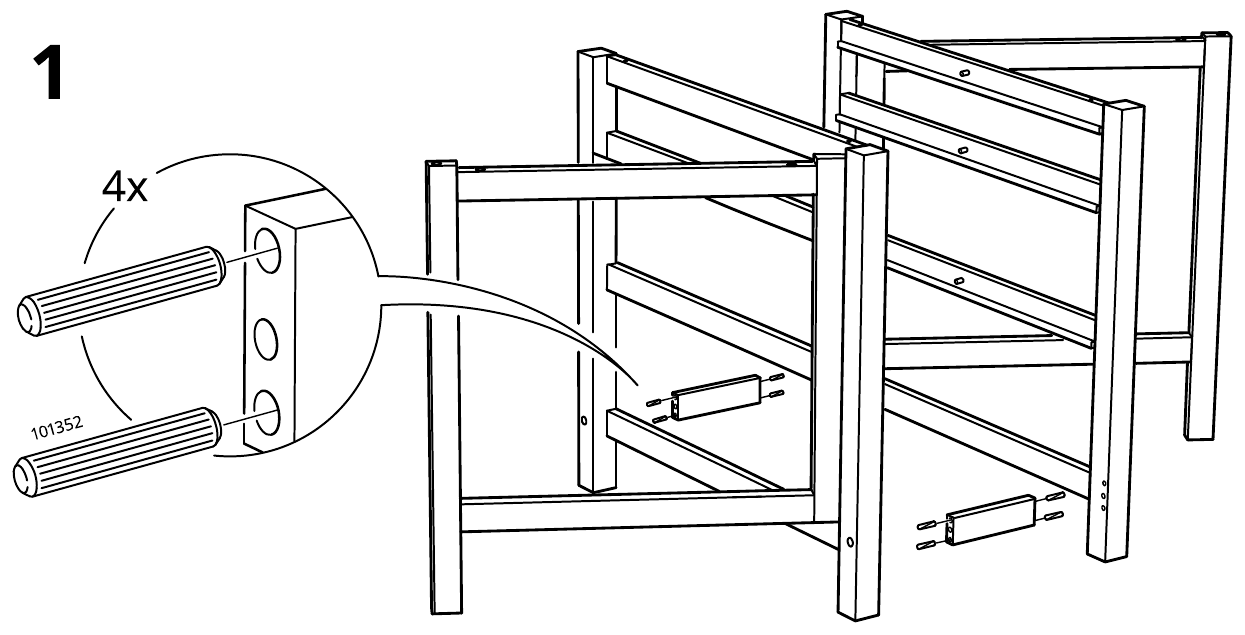
#> input picture img/s1.png, 1245 x 635 px, given in place of p-03.png, which was not available
$ python build.py
#> lines starting #> are read from the running program, lines starting #| are printed output that depends on the picture
import json,re
from PIL import Image,ImageChops
S=json.load(open('steps.json',encoding='utf8'))
#> (reads src/products/norden/steps.json from the repository)
for s in S:
    i=Image.open(f"hi/p-{s['page']:02d}.png").convert('L');w,h=i.size;x0,y0,x1,y1=s['crop'];c=i.crop((int(x0*w),int(y0*h),int(x1*w),int(y1*h)));b=ImageChops.invert(c).point(lambda v:255 if v>40 else 0).getbbox();c=c.crop((max(b[0]-12,0),max(b[1]-12,0),min(b[2]+12,c.width),min(b[3]+12,c.height)));c.quantize(16).save(f"img/s{s['id']}.png",optimize=True)
#> after `w, h = i.size`: w = 1245; h = 635
#> after `c = i.crop((int(x0 * w), int(y0 * h), int(x1 * w), int(y1 * h)))`:
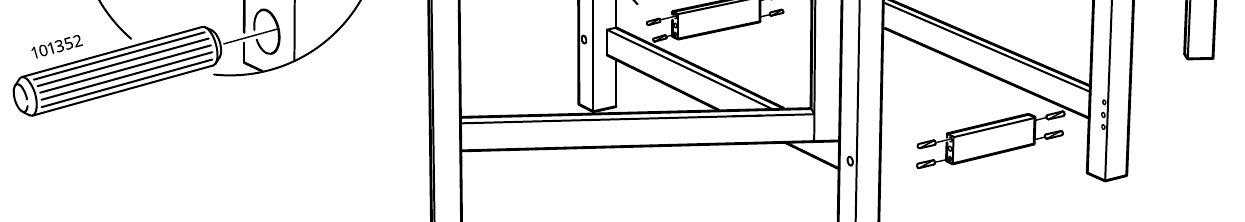
#> c: PIL image 1245x222 L; min 0, max 255, mean 236.4
#> after `b = ImageChops.invert(c).point(lambda v: 255 if v > 40 else 0).getbbox`: b = (12, 0, 1217, 222)
#> after `c = c.crop((max(b[0] - 12, 0), max(b[1] - 12, 0), min(b[2] + 12, c.wid`:
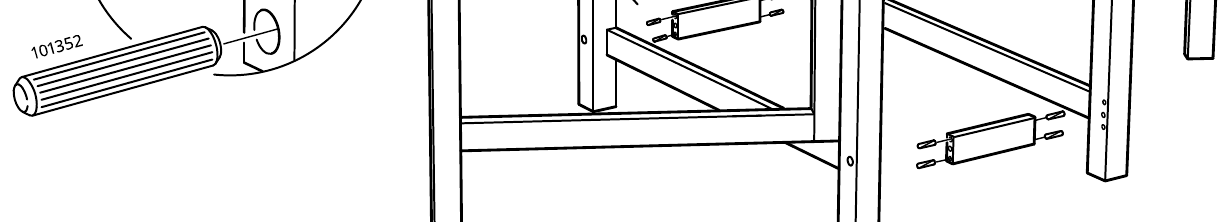
#> c: PIL image 1229x222 L; min 0, max 255, mean 236.2
#> pass 2 of the loop `for s in S:`:
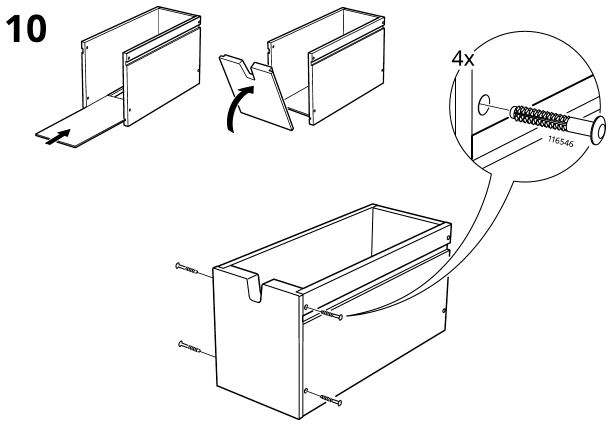
#> input picture img/s10.png, 1224 x 852 px, given in place of p-04.png, which was not available (shown at 1/2 size)
#> i: PIL image 1224x852 L
#> `c = i.crop((int(x0 * w), int(y0 * h), int(x1 * w), int(y1 * h)))`:
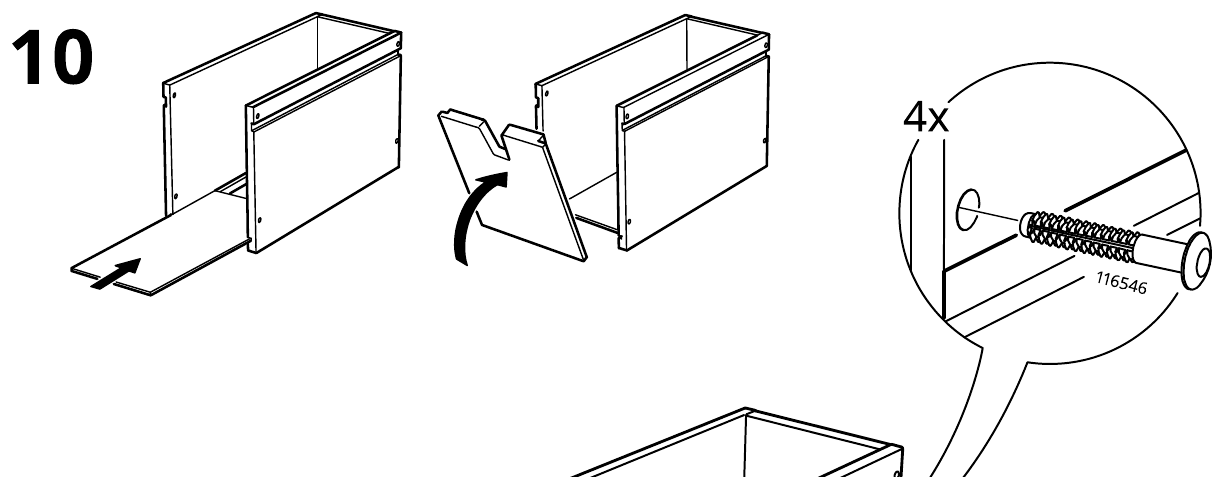
#> c: PIL image 1224x477 L; min 0, max 255, mean 242.9
#> b = (12, 12, 1212, 477)
#> (the run stopped early here; a loop or call above may not have finished)
